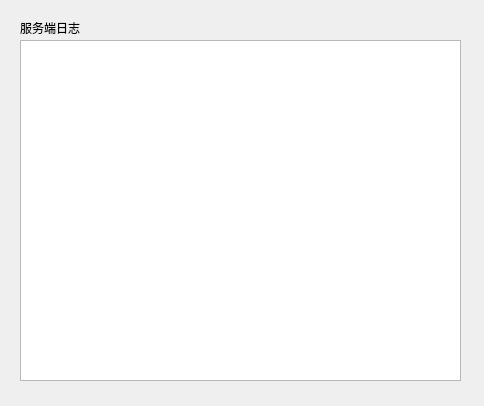
<?xml version="1.0" encoding="UTF-8"?>
<ui version="4.0">
 <class>Widget</class>
 <widget class="QWidget" name="Widget">
  <property name="geometry">
   <rect>
    <x>0</x>
    <y>0</y>
    <width>484</width>
    <height>406</height>
   </rect>
  </property>
  <property name="windowTitle">
   <string>服务端</string>
  </property>
  <widget class="QTextBrowser" name="textBrowser">
   <property name="geometry">
    <rect>
     <x>20</x>
     <y>40</y>
     <width>441</width>
     <height>341</height>
    </rect>
   </property>
  </widget>
  <widget class="QLabel" name="label">
   <property name="geometry">
    <rect>
     <x>20</x>
     <y>20</y>
     <width>81</width>
     <height>16</height>
    </rect>
   </property>
   <property name="text">
    <string>服务端日志</string>
   </property>
  </widget>
 </widget>
 <resources/>
 <connections/>
</ui>
